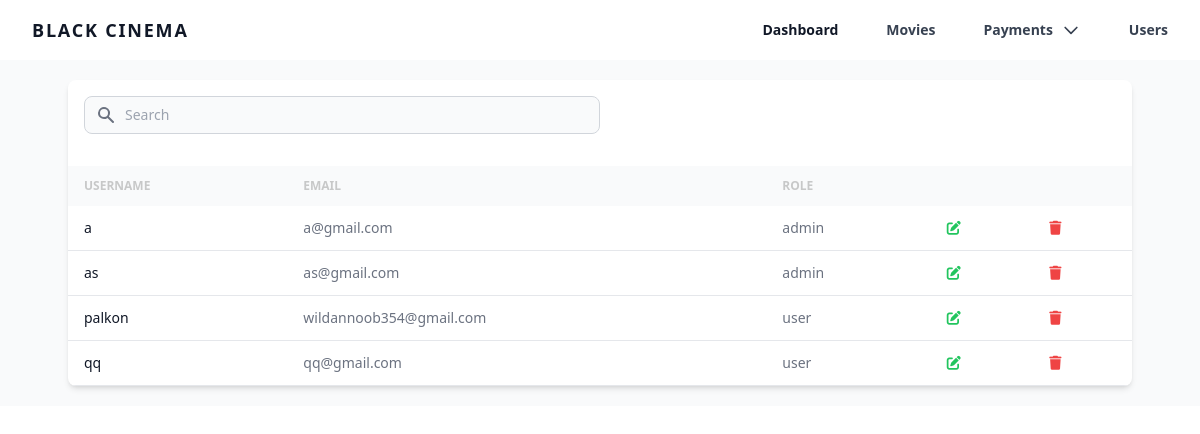
The page /app/admin/users (signed in) on the database as committed earlier.
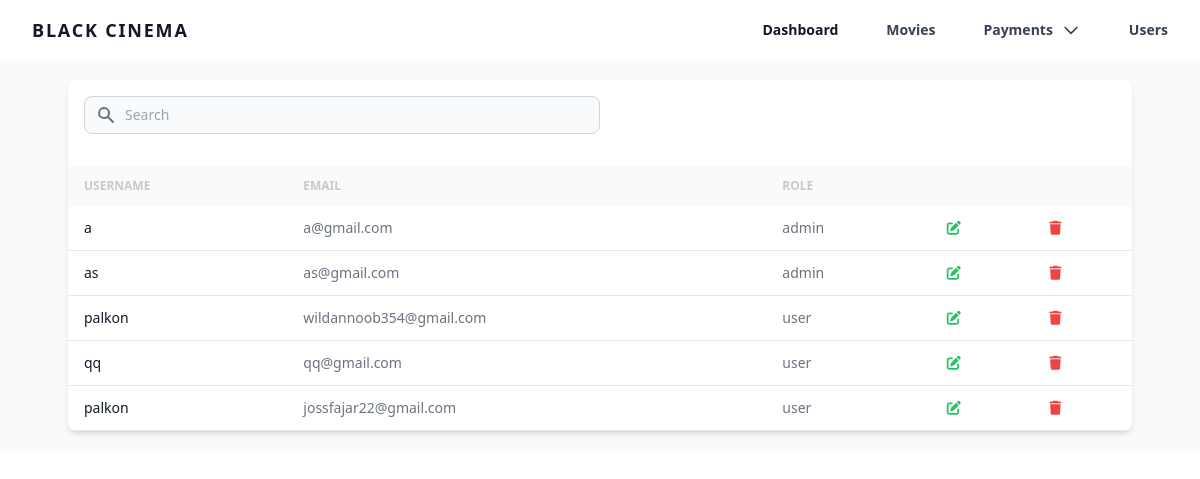
The same page on the database as committed later.
### tables this page shows
CREATE TABLE `user` (
  `user_id` int NOT NULL,
  `user_username` varchar(255) DEFAULT NULL,
  `user_email` varchar(255) DEFAULT NULL,
  `user_password` varchar(255) DEFAULT NULL,
  `emailVerified` datetime DEFAULT NULL,
  `user_image` varchar(255) DEFAULT NULL,
  `user_telepon` varchar(255) DEFAULT NULL,
  `user_role` varchar(255) DEFAULT NULL,
  `createdAt` datetime DEFAULT CURRENT_TIMESTAMP,
  `updatedAt` datetime DEFAULT NULL ON UPDATE CURRENT_TIMESTAMP
);

### app/admin/pages/views/users.php (the view, shortened to what this page needs)
<?php
include "../../config/conn.php";
$query = mysqli_query($conn, "SELECT * FROM user");
?>
<section class="bg-gray-50 dark:bg-black p-3 sm:p-5">
    <div class="mx-auto max-w-screen-xl px-4 lg:px-12">
        <div class="bg-white dark:bg-white/10 relative shadow-md sm:rounded-lg overflow-hidden">
            <div class="flex flex-col md:flex-row items-center justify-between space-y-3 md:space-y-0 md:space-x-4 p-4">
                <div class="w-full md:w-1/2">
                    <form class="flex items-center">
                        <div class="relative w-full">
                            <div class="absolute inset-y-0 left-0 flex items-center pl-3 pointer-events-none">
                            </div>
                            <input type="text" id="simple-search" class="bg-gray-50 border border-gray-300 text-gray-900 text-sm rounded-lg focus:ring-gray-500 focus:border-gray-500 block w-full pl-10 p-2 dark:bg-black/20 dark:border-gray-600 dark:placeholder-gray-400 dark:text-white dark:focus:ring-gray-500 dark:focus:border-gray-500" placeholder="Search" required="">
                        </div>
                    </form>
                </div>
            </div>
            <div class="overflow-x-auto">
                <table class="w-full text-sm text-left text-gray-500 dark:text-gray-400">
                    <thead class="text-xs text-black/20 uppercase bg-gray-50 dark:bg-black/20 dark:text-gray-400">
                        <tr>
                            <th scope="col" class="px-4 py-3">Username</th>
                            <th scope="col" class="px-4 py-3">Email</th>
                            <th scope="col" class="px-4 py-3">Role</th>
                            <th scope="col" colspan="2" class="px-4 py-3">
                            </th>
                        </tr>
                    </thead>
                    <tbody id="paymentList">
                        <?php
                        while ($row = mysqli_fetch_assoc($query)) {
                        ?>
                            <tr class="border-b dark:border-black/20">
                                <th scope="row" class="px-4 py-3 font-medium text-gray-900 whitespace-nowrap dark:text-white">
                                    <?= $row['user_username']; ?></th>
                                <td class="px-4 py-3"><span><?= $row['user_email']; ?></span></td>
                                <td class="px-4 py-3"><span><?= $row['user_role']; ?></span></td>
                                <td class="px-4 py-3">
                                    <a href="edit_user?user_id=<?= $row['user_id']; ?>" class="text-green-600 hover:text-green-800">
                                        <i class="fa-solid fa-pen-to-square text-green-500"></i>
                                    </a>
                                </td>
                                <td class="px-4 py-3">
                                    <button class="text-red-600 hover:text-red-800" onclick="deleteUser(<?= $row['user_id']; ?>)"><i class="fa-solid fa-trash text-red-500"></i></button>
                                </td>
                            </tr>
                        <?php } ?>
                    </tbody>
                </table>
            </div>
        </div>
    </div>
</section>

### app/admin/home.php (shortened to what this page needs)
<html>
<head>
    <link rel="stylesheet" href="../../style/globals.css">
    <link rel="stylesheet" href="https://cdnjs.cloudflare.com/ajax/libs/font-awesome/6.5.2/css/all.min.css">
    <link rel="stylesheet" href="https://cdn.jsdelivr.net/npm/daterangepicker/daterangepicker.css">
</head>
<body class="bg-white text-black dark:bg-black dark:text-white">
    <div>
        <?php include "pages/navbar.php"; ?>
        <?php include "pages/content.php"; ?>
    </div>
    <script src="https://cdn.tailwindcss.com"></script>
</body>
</html>

### app/admin/pages/navbar.php (shortened to what this page needs)
<div class="w-full text-gray-700 bg-white dark:text-gray-200 dark:bg-white/10">
    <div class="flex flex-row justify-between px-4 w-full md:flex-row md:items-center md:justify-between md:px-4">
        <div class="p-4 flex flex-row items-center justify-between">
            <a href="home.php" class="text-lg font-semibold tracking-widest text-gray-900 uppercase rounded-lg dark:text-white focus:outline-none focus:shadow-outline">Black Cinema</a>
        </div>
        <nav id="mobileMenu" class="flex-col flex-grow pb-4 md:pb-0 hidden md:flex md:justify-end md:flex-row">
            <a id="dashboardLink" class="nav-link px-4 py-2 mt-2 text-sm font-semibold text-gray-900 rounded-lg dark:text-white dark:hover:bg-gray-600 dark:focus:bg-gray-600 dark:focus:text-white dark:hover:text-white dark:text-gray-200 md:mt-0 hover:text-gray-900 focus:text-gray-900 hover:bg-gray-200 focus:bg-gray-200 focus:outline-none focus:shadow-outline" href="dashboard">
                Dashboard
            </a>
            <a id="moviesLink" class="nav-link px-4 py-2 mt-2 text-sm font-semibold bg-transparent rounded-lg dark:bg-transparent dark:hover:bg-gray-600 dark:focus:bg-gray-600 dark:focus:text-white dark:hover:text-white dark:text-gray-200 md:mt-0 md:ml-4 hover:text-gray-900 focus:text-gray-900 hover:bg-gray-200 focus:bg-gray-200 focus:outline-none focus:shadow-outline" href="movies">
                Movies
            </a>
            <button id="paymentsLink" class="nav-link flex flex-row w-auto px-4 py-2 mt-2 text-sm font-semibold bg-transparent rounded-lg dark:bg-transparent dark:hover:bg-gray-600 dark:focus:bg-gray-600 dark:focus:text-white dark:hover:text-white dark:text-gray-200 md:mt-0 md:ml-4 hover:text-gray-900 focus:text-gray-900 hover:bg-gray-200 focus:bg-gray-200 focus:outline-none focus:shadow-outline">
                <span>Payments</span>
                <svg class="h-5 w-5 ml-2" fill="none" viewBox="0 0 24 24" stroke="currentColor">
                    <path stroke-linecap="round" stroke-linejoin="round" stroke-width="2" d="M19 9l-7 7-7-7"></path>
                </svg>
            </button>
            <a id="usersLink" class="nav-link px-4 py-2 mt-2 text-sm font-semibold bg-transparent rounded-lg dark:bg-transparent dark:hover:bg-gray-600 dark:focus:bg-gray-600 dark:focus:text-white dark:hover:text-white dark:text-gray-200 md:mt-0 md:ml-4 hover:text-gray-900 focus:text-gray-900 hover:bg-gray-200 focus:bg-gray-200 focus:outline-none focus:shadow-outline" href="users">
                Users
            </a>
        </nav>
    </div>
</div>

### app/admin/pages/content.php
<?php
if (!empty($_GET["module"])) {
    include_once($_GET["module"] . ".php");
} else {
    include "dashboard.php";
}

Rows that differ between the two databases and show on the page:
added user: user_username "palkon", user_email "jossfajar22@gmail.com", user_role "user"
